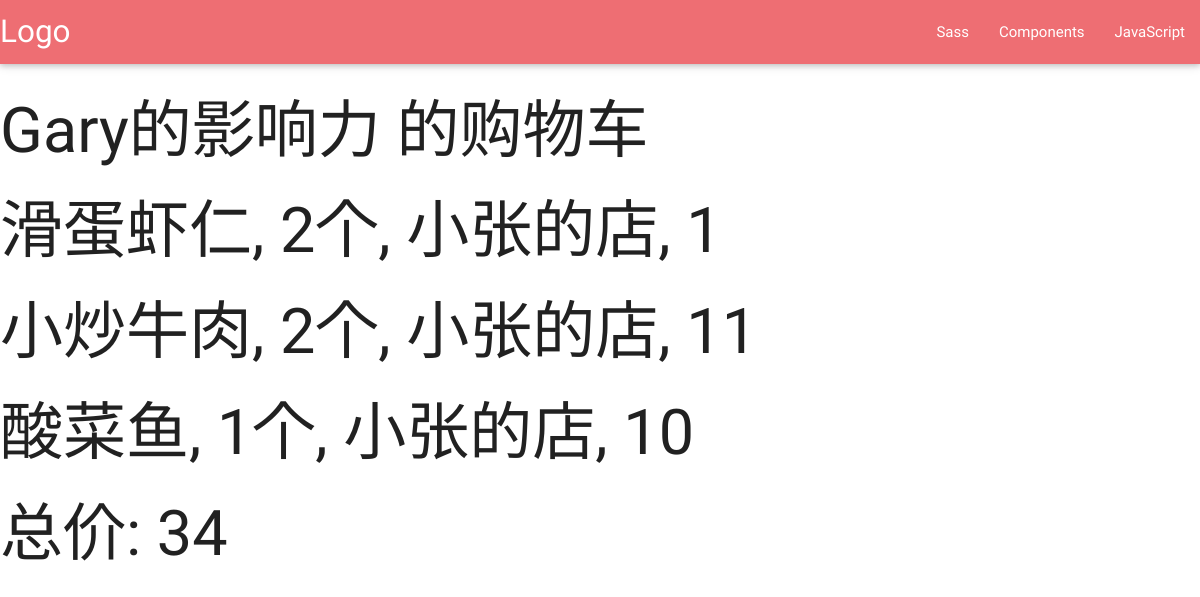
The page /food/cart/ on the database its author committed.
### food/models.py (models this page shows, shortened)
class User(models.Model):
    name = models.CharField(max_length=200)
    photo = models.CharField(max_length=200)

class Order(models.Model):
    user = models.ForeignKey(User)
    price = models.ForeignKey(Price)
    number = models.IntegerField(default=0)

class Price(models.Model):
    tweet = models.ForeignKey(Tweet)
    supplier = models.ForeignKey(Supplier)
    value = models.IntegerField(default=0)

class Tweet(models.Model):
    author = models.ForeignKey(User)
    type = models.CharField(max_length=200)  # 原创或转发
    publish_date = models.DateTimeField('发布时间')
    title = models.CharField(max_length=200)
    logo = models.CharField(max_length=200)
    content = models.TextField()
    vote = models.IntegerField("赞", default=0)
    visit = models.IntegerField(default=0)
    score = models.FloatField("评分", default=0)
    original_id = models.BigIntegerField("菜谱ID", default=0)

class Supplier(models.Model):
    name = models.CharField(max_length=200)
    link = models.CharField(max_length=200)

### food/views.py (the view)
def cart(request):
    orders = Order.objects.all()
    total = sum([o.number * o.price.value for o in orders])
    user = orders[0].user.name
    context = {'user': user, 'orders': orders, 'total': total}
    return render(request, 'food/cart.html', context)

### food/templates/food/cart.html (shortened to what this page needs)
<!doctype html>
{% load staticfiles %}
<html class="no-js">
<head>
    <link type="text/css" rel="stylesheet" href="{% static 'food/materialize/css/materialize.min.css' %}"
          media="screen,projection"/>
</head>
<body>
<nav>
    <div class="nav-wrapper">
        <a href="#" class="brand-logo">Logo</a>
        <ul id="nav-mobile" class="right hide-on-med-and-down">
            <li><a href="sass.html">Sass</a></li>
            <li><a href="components.html">Components</a></li>
            <li><a href="javascript.html">JavaScript</a></li>
        </ul>
    </div>
</nav>
<h1>{{ user }} 的购物车</h1>
{% for order in orders %}
<h1>{{ order.price.tweet.title }}, {{ order.number }}个, {{ order.price.supplier.name }}, {{ order.price.value }}</h1>
{% endfor %}
<h1>总价: {{ total }}</h1>
</body>
</html>

### rows shown on the page
User: name "Gary的影响力"
Order: price.tweet "滑蛋虾仁", number "2", price.supplier.name "小张的店", price.value "1"
Order: price.tweet "小炒牛肉", number "2", price.supplier.name "小张的店", price.value "11"
Order: price.tweet "酸菜鱼", number "1", price.supplier.name "小张的店", price.value "10"

### other values the page prints
{{ total }} "34"
